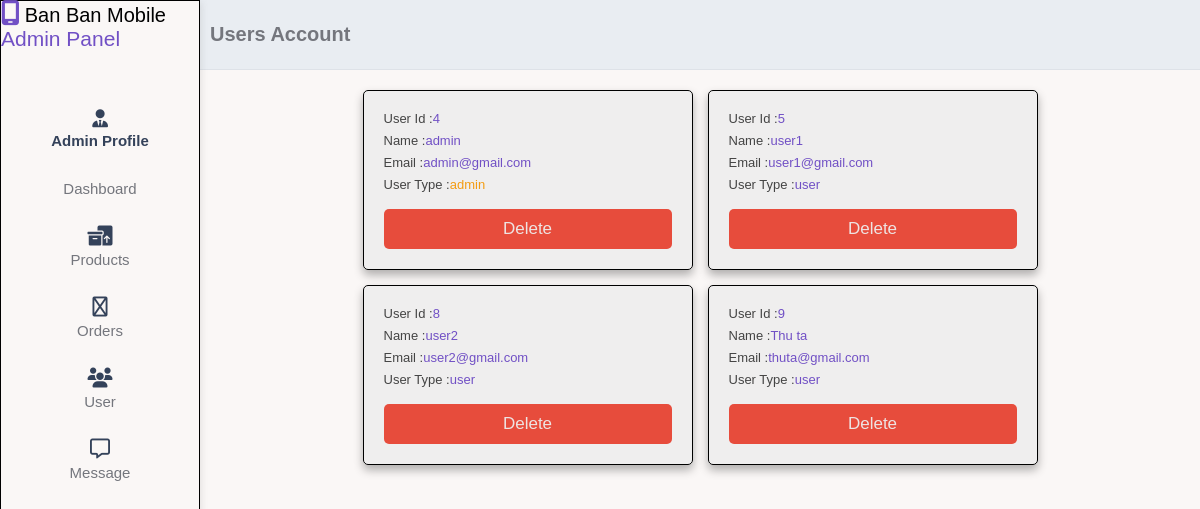
/admin/admin_user.php (signed in), run on the app's committed database.
### tables this page shows
CREATE TABLE `user` (
  `id` int(100) NOT NULL,
  `name` varchar(100) DEFAULT NULL,
  `email` varchar(100) DEFAULT NULL,
  `password` varchar(100) DEFAULT NULL,
  `user_type` varchar(100) NOT NULL DEFAULT 'user'
);

### admin/admin_user.php (the view, shortened to what this page needs)
<?php
include('../components/connection.php');
?>
<!DOCTYPE html>
<html lang="en">
<head>
    <link href="https://cdn.jsdelivr.net/npm/remixicon@3.0.0/fonts/remixicon.css" rel="stylesheet">
    <link rel="stylesheet" type="text/css" href="css/admin_style.css">
    <link rel="stylesheet" href="https://cdnjs.cloudflare.com/ajax/libs/font-awesome/6.6.0/css/all.min.css"
 />
</head>
<body>
<?php include('admin_header.php'); ?>
<div class="page">
    <div class="page-header">
      <h1>Users Account </h1>
    </div>
</div>
<section class="user">
    <div class="box_container">
        <?php
        $select_users = mysqli_query($conn, "SELECT * FROM `user`") or die('query failed');
        if(mysqli_num_rows($select_users) > 0){
            while($fetch_users = mysqli_fetch_assoc($select_users)){
        ?>
        <div class="box">
            <p>user id :<span><?php echo $fetch_users['id'];?></span></p>
            <p>name :<span><?php echo $fetch_users['name'];?></span></p>
            <p>email :<span><?php echo $fetch_users['email'];?></span></p>
            <p>user type :<span style="color:<?php if($fetch_users['user_type'] == 'admin'){ echo 'var(--orange)';}?>"><?php echo $fetch_users['user_type'];?></span></p>
            <a href="admin_user.php?delete=<?php echo $fetch_users['id'];?>" onclick="return confirm('delete this user?')" class="delete_btn">Delete</a>
        </div>
        <?php
             }
            }
        ?>
    </div>
</section>
</body>
</html>

### admin/css/admin_style.css (style rules this page uses)
* { margin:0; padding:0; text-decoration: none; list-style-type: none; box-sizing: border-box; font-family:'Nunito',sans-serif; text-transform: capitalize; transition: all .2s linear; border:none; outline: none; }
:root { --primary-color:#7150C5; --gray:#686D76; --light-color:#777; --color-dark:#34425a; --orange:#f39c12; --red:#e74c3c; --black:#444; --white:#eeee; --text-color-1:#000; --bg-color-1:#faf7f6; --bg-color-2:#eee; --font-family:P22Grenville; --box-shadow:0 .5rem 1rem rgba(0, 0, 0, .3); --card-shadow: rgba(99, 99, 99, 0.2) 0px 2px 8px 0px; --border:1.5px solid #000; }
html { font-size: 62.5%; overflow-x: hidden; }
body { background-color: var(--bg-color-1); }
section { margin:0 auto; padding:2rem; padding-left:22rem; }
.btn, .delete_btn, .option_btn { display:inline-block; width: 100%; margin-top: 1rem; border-radius: .5rem; padding:1rem 3rem; font-size: 1.7rem; text-transform: capitalize; color:var(--white); cursor: pointer; text-align: center; }
.delete_btn { background-color: var(--red); }
.page { position: sticky; top: 0; right: 0; left: 0; z-index: 1000; }
.page-header { padding:2rem 1rem; background:#e9edf2; border-bottom: 1px solid #dee2e8; display: flex; gap:2rem; margin-left: 20rem; justify-content: space-between; height:7rem; align-items: center; }
.page-header h1 { color:#74767d; }
.user .box_container { display: grid; grid-template-columns: repeat(auto-fit, 33rem); gap:1.5rem; margin: 0 auto; justify-content: center; }
.user .box_container .box { padding:2rem; border: var(--border); background: var(--white); box-shadow: var(--box-shadow); border-radius: .5rem; }
.user .box_container .box p { margin-bottom:.7rem; font-size: 1.3rem; color: var(--black); }
.user .box_container .box p span { text-transform: none; color: var(--primary-color); }

### data on the page
user: id "4", name "admin", email "admin@gmail.com", user_type "admin"
user: id "5", name "user1", email "user1@gmail.com", user_type "user"
user: id "8", name "user2", email "user2@gmail.com", user_type "user"
user: id "9", name "Thu ta", email "thuta@gmail.com", user_type "user"
